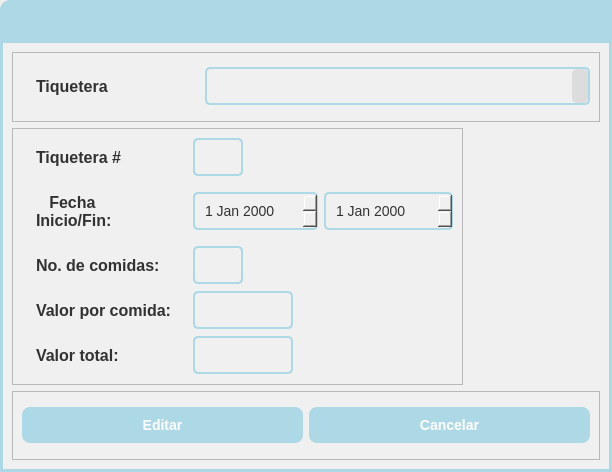
<?xml version="1.0" encoding="UTF-8"?>
<ui version="4.0">
 <class>Dialog</class>
 <widget class="QDialog" name="Dialog">
  <property name="geometry">
   <rect>
    <x>0</x>
    <y>0</y>
    <width>612</width>
    <height>472</height>
   </rect>
  </property>
  <property name="windowTitle">
   <string>Dialog</string>
  </property>
  <layout class="QVBoxLayout" name="verticalLayout">
   <property name="spacing">
    <number>0</number>
   </property>
   <property name="leftMargin">
    <number>0</number>
   </property>
   <property name="topMargin">
    <number>0</number>
   </property>
   <property name="rightMargin">
    <number>0</number>
   </property>
   <property name="bottomMargin">
    <number>0</number>
   </property>
   <item>
    <widget class="QFrame" name="menuBar_frame_2">
     <property name="minimumSize">
      <size>
       <width>0</width>
       <height>40</height>
      </size>
     </property>
     <property name="maximumSize">
      <size>
       <width>16777215</width>
       <height>40</height>
      </size>
     </property>
     <property name="styleSheet">
      <string notr="true">QFrame#menuBar_frame_2{
background-color: rgb(173, 216, 230);
border-top-left-radius: 10px;
}
</string>
     </property>
     <property name="frameShape">
      <enum>QFrame::StyledPanel</enum>
     </property>
     <property name="frameShadow">
      <enum>QFrame::Raised</enum>
     </property>
     <layout class="QHBoxLayout" name="horizontalLayout_5">
      <property name="spacing">
       <number>6</number>
      </property>
      <property name="leftMargin">
       <number>9</number>
      </property>
      <property name="topMargin">
       <number>11</number>
      </property>
      <property name="rightMargin">
       <number>15</number>
      </property>
      <property name="bottomMargin">
       <number>0</number>
      </property>
     </layout>
    </widget>
   </item>
   <item>
    <widget class="QFrame" name="central_frame">
     <property name="styleSheet">
      <string notr="true">QFrame#central_frame{
	border: 3px solid rgb(173, 216, 230); /* Bordes gruesos de color RGB(173, 216, 230) */
    background-color: rgb(240, 240, 240)
}

/* Estilo para QLabel */
QLabel {
    font-size: 16px;
    font-weight: bold;
    color: rgb(50, 50, 50);
    background-color: rgb(240, 240, 240);
    padding: 10px;
}

/* Estilo para QPushButton */
QPushButton {
    font-size: 14px;
    font-weight: bold;
    color: white;
    background-color: rgb(173, 216, 230);
    border: none;
    border-radius: 8px;
    padding: 10px 20px;
}

/* Efecto al pasar el mouse sobre el botón */
QPushButton:hover {
    background-color: rgb(150, 200, 220);
}

/* Efecto al presionar el botón */
QPushButton:pressed {
    background-color: rgb(130, 180, 200);
}
/* Estilo para QLineEdit */
QLineEdit {
    font-size: 14px;
    color: rgb(50, 50, 50);
    background-color: rgb(240, 240, 240);
    border: 2px solid rgb(173, 216, 230);
    border-radius: 5px;
    padding: 8px;
}

/* Efecto al pasar el mouse sobre el QLineEdit */
QLineEdit:hover {
    border: 2px solid rgb(150, 200, 220);
}

/* Efecto al estar enfocado en el QLineEdit */
QLineEdit:focus {
    border: 2px solid rgb(50, 150, 220);
}

/* Estilo para QComboBox */
QComboBox {
    font-size: 14px;
    color: rgb(50, 50, 50);
    background-color: rgb(240, 240, 240);
    border: 2px solid rgb(173, 216, 230);
    border-radius: 5px;
    padding: 8px;
}

/* Estilo para el desplegable del QComboBox */
QComboBox::drop-down {
    background-color: rgb(220, 220, 220);
    border: none;
    border-radius: 5px;
}

/* Efecto al pasar el mouse sobre el QComboBox */
QComboBox:hover {
    border: 2px solid rgb(150, 200, 220);
}

</string>
     </property>
     <property name="frameShape">
      <enum>QFrame::StyledPanel</enum>
     </property>
     <property name="frameShadow">
      <enum>QFrame::Raised</enum>
     </property>
     <layout class="QVBoxLayout" name="verticalLayout_2">
      <item>
       <widget class="QFrame" name="choose_frame">
        <property name="frameShape">
         <enum>QFrame::StyledPanel</enum>
        </property>
        <property name="frameShadow">
         <enum>QFrame::Raised</enum>
        </property>
        <layout class="QGridLayout" name="gridLayout_3">
         <property name="verticalSpacing">
          <number>0</number>
         </property>
         <item row="0" column="0" alignment="Qt::AlignLeft">
          <widget class="QLabel" name="label">
           <property name="text">
            <string>Tiquetera</string>
           </property>
          </widget>
         </item>
         <item row="0" column="1">
          <widget class="QComboBox" name="comboBox">
           <property name="minimumSize">
            <size>
             <width>385</width>
             <height>0</height>
            </size>
           </property>
          </widget>
         </item>
        </layout>
       </widget>
      </item>
      <item alignment="Qt::AlignLeft">
       <widget class="QFrame" name="data_frame">
        <property name="styleSheet">
         <string notr="true">/* Estilo para QDateEdit */
QDateEdit {
    font-size: 14px;
    color: rgb(50, 50, 50);
    background-color: rgb(240, 240, 240);
    border: 2px solid rgb(173, 216, 230);
    border-radius: 5px;
    padding: 8px;
    
}

/* Estilo para el botón de selección de fecha */
QDateEdit QAbstractItemView {
    background-color: rgb(220, 220, 220);
    border: none;
    border-radius: 5px;
}

/* Efecto al pasar el mouse sobre el QDateEdit */
QDateEdit:hover {
    border: 2px solid rgb(150, 200, 220);
}
</string>
        </property>
        <property name="frameShape">
         <enum>QFrame::StyledPanel</enum>
        </property>
        <property name="frameShadow">
         <enum>QFrame::Raised</enum>
        </property>
        <layout class="QGridLayout" name="gridLayout_2">
         <item row="3" column="1">
          <widget class="QLineEdit" name="val_day_lineEdit">
           <property name="maximumSize">
            <size>
             <width>100</width>
             <height>16777215</height>
            </size>
           </property>
          </widget>
         </item>
         <item row="2" column="0">
          <widget class="QLabel" name="name_label_2">
           <property name="text">
            <string>No. de comidas:</string>
           </property>
          </widget>
         </item>
         <item row="1" column="0" alignment="Qt::AlignLeft">
          <widget class="QLabel" name="name_label">
           <property name="text">
            <string>   Fecha 
Inicio/Fin:</string>
           </property>
          </widget>
         </item>
         <item row="1" column="1">
          <widget class="QDateEdit" name="start_dateEdit">
           <property name="minimumSize">
            <size>
             <width>125</width>
             <height>0</height>
            </size>
           </property>
           <property name="maximumSize">
            <size>
             <width>800</width>
             <height>16777215</height>
            </size>
           </property>
          </widget>
         </item>
         <item row="4" column="0">
          <widget class="QLabel" name="name_label_4">
           <property name="text">
            <string>Valor total:</string>
           </property>
          </widget>
         </item>
         <item row="4" column="1">
          <widget class="QLineEdit" name="val_all_lineEdit">
           <property name="maximumSize">
            <size>
             <width>100</width>
             <height>16777215</height>
            </size>
           </property>
          </widget>
         </item>
         <item row="3" column="0">
          <widget class="QLabel" name="name_label_3">
           <property name="text">
            <string>Valor por comida:</string>
           </property>
          </widget>
         </item>
         <item row="1" column="2">
          <widget class="QDateEdit" name="end_dateEdit">
           <property name="minimumSize">
            <size>
             <width>129</width>
             <height>0</height>
            </size>
           </property>
           <property name="maximumSize">
            <size>
             <width>317</width>
             <height>16777215</height>
            </size>
           </property>
          </widget>
         </item>
         <item row="2" column="1">
          <widget class="QLineEdit" name="num_days_lineEdit">
           <property name="maximumSize">
            <size>
             <width>50</width>
             <height>16777215</height>
            </size>
           </property>
          </widget>
         </item>
         <item row="0" column="0">
          <widget class="QLabel" name="label_2">
           <property name="text">
            <string>Tiquetera #</string>
           </property>
          </widget>
         </item>
         <item row="0" column="1">
          <widget class="QLineEdit" name="num_ticket_lineEdit">
           <property name="maximumSize">
            <size>
             <width>50</width>
             <height>16777215</height>
            </size>
           </property>
          </widget>
         </item>
        </layout>
       </widget>
      </item>
      <item>
       <widget class="QFrame" name="buttons_frame">
        <property name="frameShape">
         <enum>QFrame::StyledPanel</enum>
        </property>
        <property name="frameShadow">
         <enum>QFrame::Raised</enum>
        </property>
        <layout class="QHBoxLayout" name="horizontalLayout">
         <item>
          <widget class="QPushButton" name="edit_pushButton">
           <property name="text">
            <string>Editar</string>
           </property>
          </widget>
         </item>
         <item>
          <widget class="QPushButton" name="cancel_pushButton">
           <property name="text">
            <string>Cancelar</string>
           </property>
          </widget>
         </item>
        </layout>
       </widget>
      </item>
     </layout>
    </widget>
   </item>
  </layout>
 </widget>
 <resources>
  <include location="../icons.qrc"/>
  <include location="../icons.qrc"/>
 </resources>
 <connections/>
</ui>
